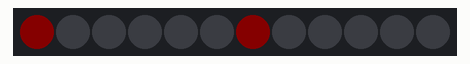
Simulated run of this sketch. Board: Arduino Uno, built with avr-gcc and run on an emulated ATmega328P. Shown: 12 RGB LEDs in strip order, left to right. Dim RGB values are drawn brighter than linear; random numbers use the default seed unless the sketch sets one.

Above: at 0.15 s.
At 5.32 s:
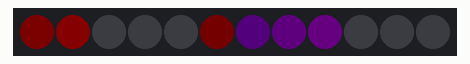
At 9.01 s:
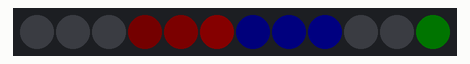
At 18.69 s:
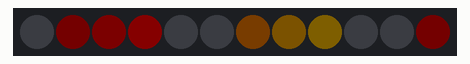
At 28.06 s:
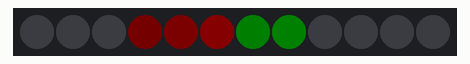
At 38.4 s:
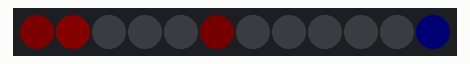

The sketch:

rgbled.ino
```cpp
#include <WS2812FX.h>

#define LED_COUNT 12
#define LED_PIN 11

WS2812FX ws2812fx = WS2812FX(LED_COUNT, LED_PIN, NEO_GRB + NEO_KHZ800);

void setup() {
  Serial.begin(115200);

  ws2812fx.init();
  ws2812fx.setBrightness(8);

  // segment 0 is the builtin comet effect
  ws2812fx.setSegment(0, 0,           LED_COUNT/2 - 1, FX_MODE_COMET,  RED, 1000, false);

  // segment 1 is our custom effect
  ws2812fx.setCustomMode(myCustomEffect);
  ws2812fx.setSegment(1, LED_COUNT/2, LED_COUNT - 1,   FX_MODE_CUSTOM, RED, 50, false);

  ws2812fx.start();
}

void loop() {
  ws2812fx.service();
}

uint16_t myCustomEffect(void) { // random chase
  WS2812FX::Segment* seg = ws2812fx.getSegment(); // get the current segment
  for(uint16_t i=seg->stop; i>seg->start; i--) {
    ws2812fx.setPixelColor(i, ws2812fx.getPixelColor(i-1));
  }
  uint32_t color = ws2812fx.getPixelColor(seg->start + 1);
  int r = random(6) != 0 ? (color >> 16 & 0xFF) : random(256);
  int g = random(6) != 0 ? (color >> 8  & 0xFF) : random(256);
  int b = random(6) != 0 ? (color       & 0xFF) : random(256);
  ws2812fx.setPixelColor(seg->start, r, g, b);
  return seg->speed; // return the delay until the next animation step (in msec)
}
```
